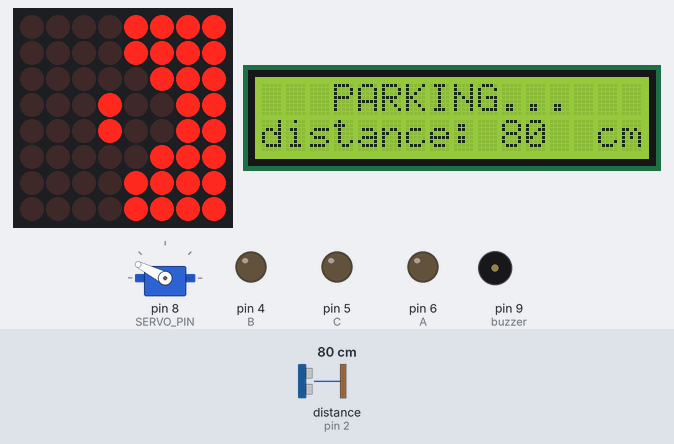
Recording of a sketch running on a simulated Arduino Uno, built with avr-gcc and run on an emulated ATmega328P. On the bench: servo, 8×8 LED matrix, 16×2 character LCD, output pins drawn as LEDs (lit = HIGH), buzzer (waves = sounding). Inputs (shaded band) come from the test bench; at power-on: distance to the obstacle (sensor on pin 2) 80 cm. The echo pulse lasts 58.3 µs per cm.

Above: at 1.28 s.
1.3 s: distance to the obstacle (sensor on pin 2) set to 120 cm
At 1.56 s:
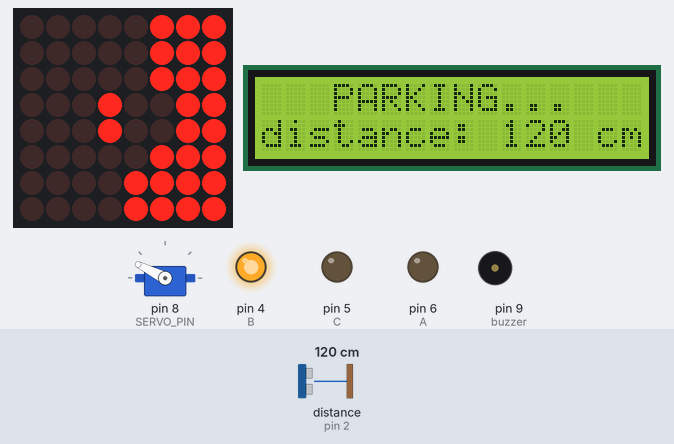
3.2 s: distance to the obstacle (sensor on pin 2) set to 2 cm
At 3.39 s:
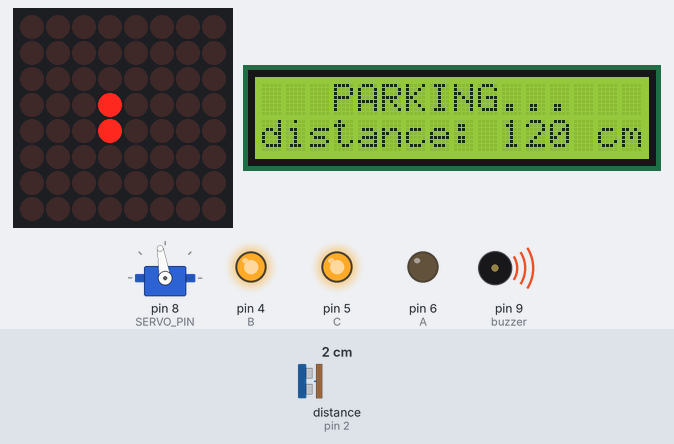
5.4 s: distance to the obstacle (sensor on pin 2) set to 60 cm
At 5.64 s:
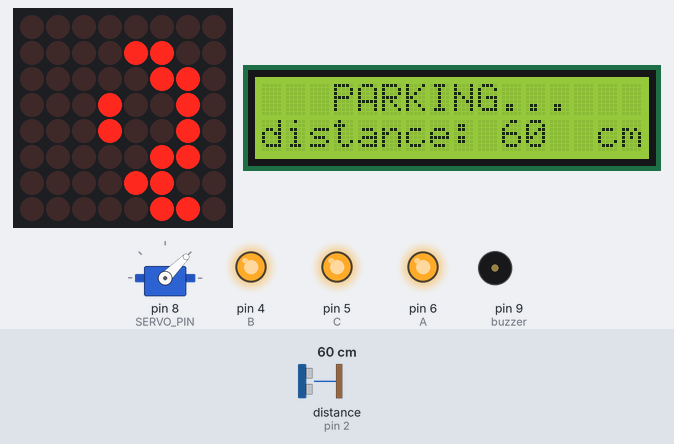
7.3 s: distance to the obstacle (sensor on pin 2) set to 250 cm
At 7.52 s:
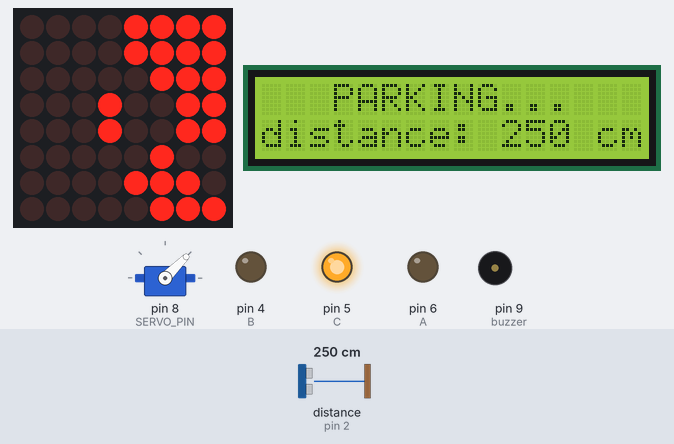
9.2 s: distance to the obstacle (sensor on pin 2) set to 104 cm
At 9.47 s:
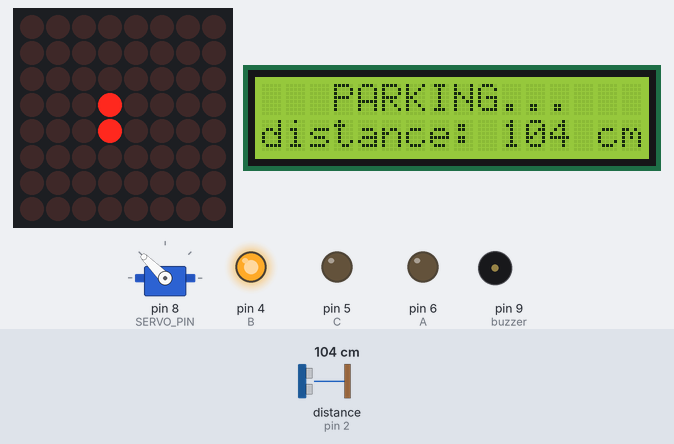
11.8 s: distance to the obstacle (sensor on pin 2) set to 98 cm
At 12.12 s:
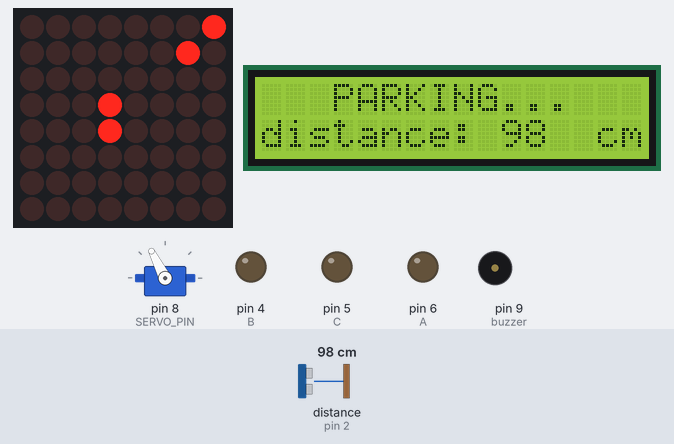
Timing chart, 0 to 14.9 s (numbered marks = the images above; inputs shaded):
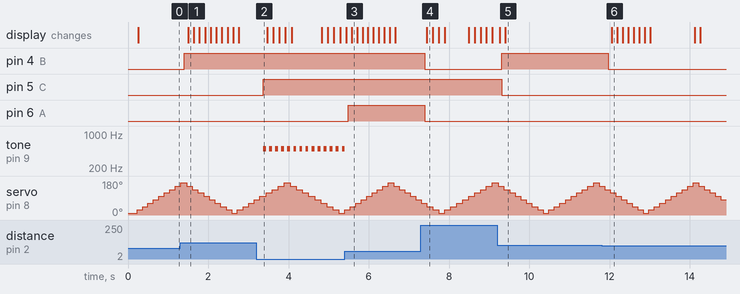

Measured:
- the behaviour switches between 101 and 100 cm on distance to the obstacle (sensor on pin 2) (found by bisection; images 5 and 6)
- after the input at 1.3 s, pin 4 (B): LOW → HIGH after 0.11 s; the display: changes after 0.20 s (image 1)
- after the input at 3.2 s, pin 5 (C): LOW → HIGH after 0.17 s; tone on pin 9 (buzzer): alternates 500 Hz for 0.07 s and silent for 0.08 s, starting after 0.17 s
- after the input at 5.4 s, pin 6 (A): LOW → HIGH after 0.09 s; tone on pin 9 (buzzer): goes on until 5.4 s, then stays silent; the display: first differs from a run without the input after 0.17 s (image 3)
- after the input at 7.3 s, pin 4 (B), pin 6 (A): HIGH → LOW after 0.10 s; the display: changes after 0.15 s (image 4)
- after the input at 9.2 s, pin 4 (B): LOW → HIGH after 0.11 s; pin 5 (C): HIGH → LOW after 0.11 s; the display: first differs from a run without the input after 0.20 s (image 5)
- after the input at 11.8 s, pin 4 (B): HIGH → LOW after 0.16 s; the display: changes after 0.25 s (image 6)

The sketch:

parktronic.ino
```cpp
// for ultrasonic range finder hc-sr04
#include <Ultrasonic.h>

// for servo sg90
#include <Servo.h>

// for lcd1602
#include <Wire.h>
#include <LiquidCrystal_I2C.h>

// for led matrix on max7219 driver
#include <MaxMatrix.h>

// buzzer control pin
#define buzzer 9

// servo control pin
#define SERVO_PIN 8

// led matrix control pin
#define DIN 11       // DIN pin of MAX7219 module
#define CLK 12       // CLK pin of MAX7219 module
#define LOAD 10      // LOAD(^CS) pin of MAX7219 module
#define MAX_IN_USE 1

// ultrasonic range finder control pin
#define ECHO_PIN 2
#define TRIG_PIN 3

// decoder control pin
#define A 6
#define B 4
#define C 5

// led indication index
#define RED1    11
#define RED2    12
#define YELLOW1 21
#define YELLOW2 22
#define GREEN1  31
#define GREEN2  32

// decoder led combinations
bool r1[] = {0,1,1};
bool r2[] = {1,0,1};
bool y1[] = {1,1,1};
bool y2[] = {0,0,0};
bool g1[] = {0,1,0};
bool g2[] = {0,0,1};

Servo myServo;

Ultrasonic ultra(TRIG_PIN, ECHO_PIN);

MaxMatrix ledMatrix(DIN, LOAD, CLK, MAX_IN_USE);

LiquidCrystal_I2C lcd(0x3F, 16, 2); // 0x27 or 0x3F

byte angle = 9;
byte add_angle = 18;
byte ray = 0;
byte add_ray = 1;
bool dir = true;

int distance;

byte ledMap[8][8] = {\
     {0, 0, 0, 0, 0, 0, 0, 0},\
     {0, 0, 0, 0, 0, 0, 0, 0},\
     {0, 0, 0, 0, 0, 0, 0, 0},\
     {0, 0, 0, 1, 1, 0, 0, 0},\
     {1, 1, 0, 0, 0, 0, 1, 1},\
     {1, 1, 1, 0, 0, 1, 1, 1},\
     {1, 1, 1, 1, 1, 1, 1, 1},\
     {1, 1, 1, 1, 1, 1, 1, 1}\
};

byte ledMapCell[2][10][2] = {\
     {{46, 46}, {56, 56}, {55, 55}, {65, 65}, {64, 64}, {63, 63}, {62, 62}, {52, 52}, {51, 51}, {41, 41}},\
     {{47, 47}, {57, 67}, {66, 77}, {75, 76}, {74, 74}, {73, 73}, {71, 72}, {61, 70}, {50, 60}, {40, 40}} \
};


void setup()
{
  // set up led control
  pinMode(A, OUTPUT);
  pinMode(B, OUTPUT);
  pinMode(C, OUTPUT);

  Serial.begin(9600);

  pinMode(buzzer, OUTPUT);

  myServo.attach(SERVO_PIN);
  myServo.write(angle);

  ledMatrix.init();          // MAX7219 initialization
  ledMatrix.setIntensity(6); // initial led matrix intensity, 0-15
  ledMatrix.clear();

  lcd.init();
  lcd.backlight();
  lcd.setCursor(3, 0);
  lcd.print("PARKING...");
  lcd.setCursor(0, 1);
  lcd.print("distance:");
  lcd.setCursor(14, 1);
  lcd.print("cm");
}

void writeCombination(bool a, bool b, bool c)
{
  digitalWrite(A, a);
  digitalWrite(B, b);
  digitalWrite(C, c);
}

void lightUpLed(int led)
{
  switch (led)
  {
    case RED1:
      writeCombination(r1[0], r1[1], r1[2]);
      break;
    case RED2:
      writeCombination(r2[0], r2[1], r2[2]);
      break;
    case YELLOW1:
      writeCombination(y1[0], y1[1], y1[2]);
      break;
    case YELLOW2:
      writeCombination(y2[0], y2[1], y2[2]);
      break;
    case GREEN1:
      writeCombination(g1[0], g1[1], g1[2]);
      break;
    case GREEN2:
      writeCombination(g2[0], g2[1], g2[2]);
      break;
  }
}

void ledMatrixRefresh()
{
  ledMatrix.clear();

  for (int i = 0; i < 8; i++)
    for (int j = 0; j < 8; j++)
    {
      ledMatrix.setDot(i, j, ledMap[i][j]);
    }
}

void printDistance()
{
  lcd.setCursor(10, 1);
  lcd.print("   ");
  lcd.setCursor(10, 1);
  lcd.print(distance);
}

int whatRange(int distance)
{
  if (distance > 0 && distance <= 25)
    return RED1;
  if (distance > 25 && distance <= 50)
    return RED2;
  if ((distance > 50) && (distance <= 70))
    return YELLOW1;
  if ((distance > 70) && (distance <= 100))
    return YELLOW2;
  if (distance > 100 && distance <= 200)
    return GREEN1;
  if (distance > 200)
    return GREEN2;
  return 0;
}

void turnOnBuzzer(int range)
{
  if (range == RED1)
  {
    tone(buzzer, 500);
    delay(20);
    return;
  }
  if (range == RED2)
  {
    tone(buzzer, 200);
    delay(20);
  }
}
void assignDot(byte val, bool sign)
{
  byte i = (byte)(val/10);
  byte j = val - i*10;
  ledMap[i][j] = sign;
  ledMatrix.setDot(i, j, sign);
}

void handleObstacle(int range, int ray, bool dir)
{
  byte val;

  if (range == RED1 || range == RED2)
  {
    if (dir == true)
    {
      val = ledMapCell[0][ray][0];
      assignDot(val, 1);

      val = ledMapCell[0][ray][1];
      assignDot(val, 1);
    }
    else if (dir == false)
    {
      val = ledMapCell[0][9 - ray][0];
      assignDot(val, 1);

      val = ledMapCell[0][9 - ray][1];
      assignDot(val, 1);
    }
  }
  else if (range == YELLOW1 || range == YELLOW2)
  {
    if (dir == true)
    {
      val = ledMapCell[1][ray][0];
      assignDot(val, 1);

      val = ledMapCell[1][ray][1];
      assignDot(val, 1);
    }
    if (dir == false)
    {
      val = ledMapCell[1][9 - ray][0];
      assignDot(val, 1);

      val = ledMapCell[1][9 - ray][1];
      assignDot(val, 1);
    }
  }
  else if (range == GREEN1 || range == GREEN2)
  {
    if (dir == true)
    {
      val = ledMapCell[0][ray][0];
      assignDot(val, 0);

      val = ledMapCell[0][ray][1];
      assignDot(val, 0);

      val = ledMapCell[1][ray][0];
      assignDot(val, 0);

      val = ledMapCell[1][ray][1];
      assignDot(val, 0);
    }
    else if (dir == false)
    {
      val = ledMapCell[0][9 - ray][0];
      assignDot(val, 0);

      val = ledMapCell[0][9 - ray][1];
      assignDot(val, 0);

      val = ledMapCell[1][9 - ray][0];
      assignDot(val, 0);

      val = ledMapCell[1][9 - ray][1];
      assignDot(val, 0);
    }
  }
}

void loop()
{
  noTone(buzzer);

  myServo.write(angle);
  delay(30);

  distance = ultra.distanceRead();
  delay(50); // delay for ultrasonic

  int range = whatRange(distance);  // dont forget to process when range == 0
  if (range)
  {
    lightUpLed(range);
    turnOnBuzzer(range);

    handleObstacle(range, ray, dir);

    printDistance();
    ledMatrixRefresh();

    angle += add_angle;
    ray += add_ray;
    if((angle < 10 || angle > 170) && (ray == 0 || ray == 9))
    {
      add_angle = -add_angle;
      add_ray = -add_ray;
      //dir = (!dir);
    }
  }

  delay(20);
}
```
